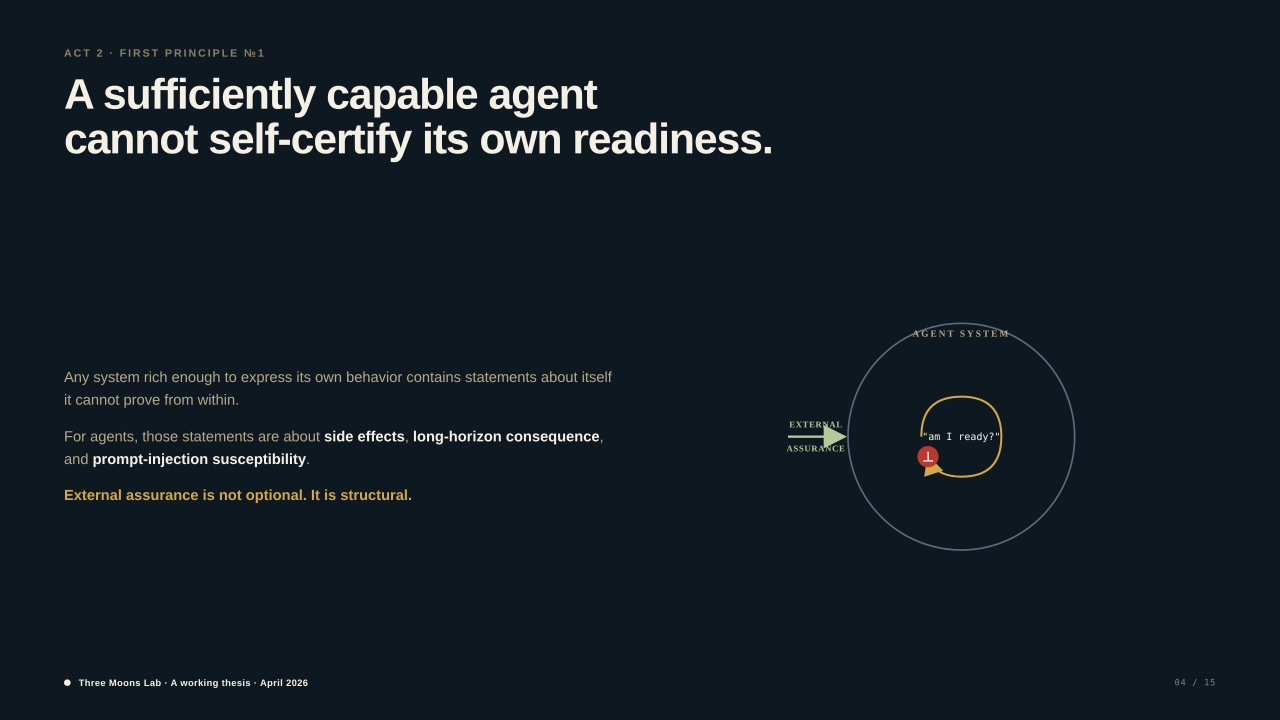
#> input picture docs/decks/vc-thesis/build/slide-04.png, 3840 x 2160 px (shown at 1/3 size)
$ python crop_fragments.py
#> lines starting #> are read from the running program, lines starting #| are printed output that depends on the picture
"""Crop image fragments from rendered slides for embedding in the native pptx.

We only crop the regions that can't be reconstructed in PowerPoint shapes
without losing visual intent:

- Slide 4 Gödel self-reference loop SVG (right column)
- Slide 5 FEP three-region diagram (right column)
- Slide 8 syntax-highlighted editor panel + report card (full slide content)
"""
from pathlib import Path

from PIL import Image

BUILD = Path(__file__).resolve().parent / "build"
FRAGS = BUILD / "fragments"
FRAGS.mkdir(exist_ok=True)

# Rendered slides are 1920x1080@2x = 3840x2160. Coordinates given in 1x.
def crop_2x(src: Path, x: int, y: int, w: int, h: int, out: Path):
#> called with x = 920, y = 380, w = 700, h = 500
    im = Image.open(src)
#> im is the input picture: PIL image 3840x2160 RGB; mean R, G, B 19.8, 29.2, 36.5
    sx = im.width / 1920
#> sx = 2
    sy = im.height / 1080
#> sy = 2
    box = (int(x * sx), int(y * sy), int((x + w) * sx), int((y + h) * sy))
#> box = (1840, 760, 3240, 1760)
    crop = im.crop(box)
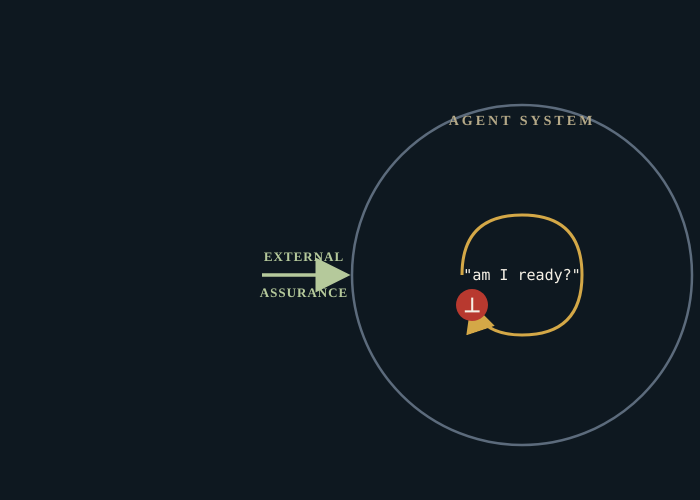
#> crop: PIL image 1400x1000 RGB (shown at 1/2 size); mean R, G, B 16.7, 26.2, 33.6
    crop.save(out, optimize=True)
    print(f"  {out.name}  ({crop.size[0]}×{crop.size[1]})")
#|   godel-loop.png  (1400×1000)


# Slide 4 — self-reference loop. SVG was at (~960, ~430) with size (540, 400).
crop_2x(BUILD / "slide-04.png", 920, 380, 700, 500, FRAGS / "godel-loop.png")

# Slide 5 — FEP three-region diagram. Was right column.
crop_2x(BUILD / "slide-05.png", 1000, 400, 800, 480, FRAGS / "fep-boundary.png")
#> call 2 of crop_2x, with x = 1000, y = 400, w = 800, h = 480
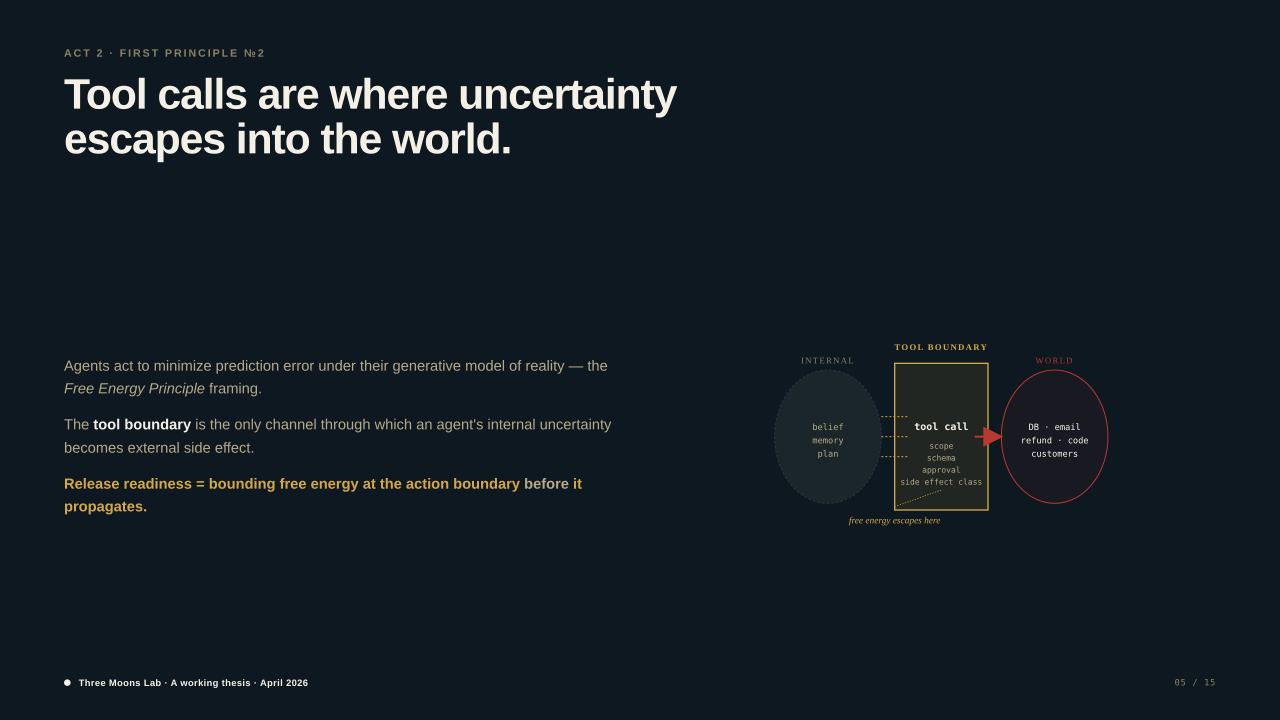
#> input picture docs/decks/vc-thesis/build/slide-05.png, 3840 x 2160 px (shown at 1/3 size)
#> in crop_2x, im is the input picture: PIL image 3840x2160 RGB; mean R, G, B 19.7, 28.9, 35.8
#> in crop_2x (call 2), `crop = im.crop(box)`:
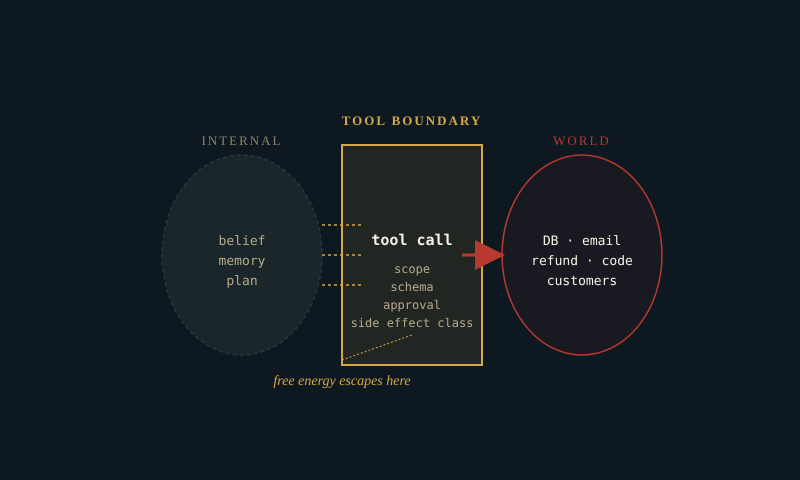
#> crop: PIL image 1600x960 RGB (shown at 1/2 size); mean R, G, B 19.7, 27.9, 33.9
#|   fep-boundary.png  (1600×960)

# Slide 8 — keep the entire editor + report panel as a single image fragment.
# Use the v2 source which is already at exactly the right composition.
slide_08 = BUILD / "slide-08.png"
crop_2x(slide_08, 0, 0, 1920, 1080, FRAGS / "slide-08-full.png")
#> call 3 of crop_2x, with x = 0, y = 0, w = 1920, h = 1080
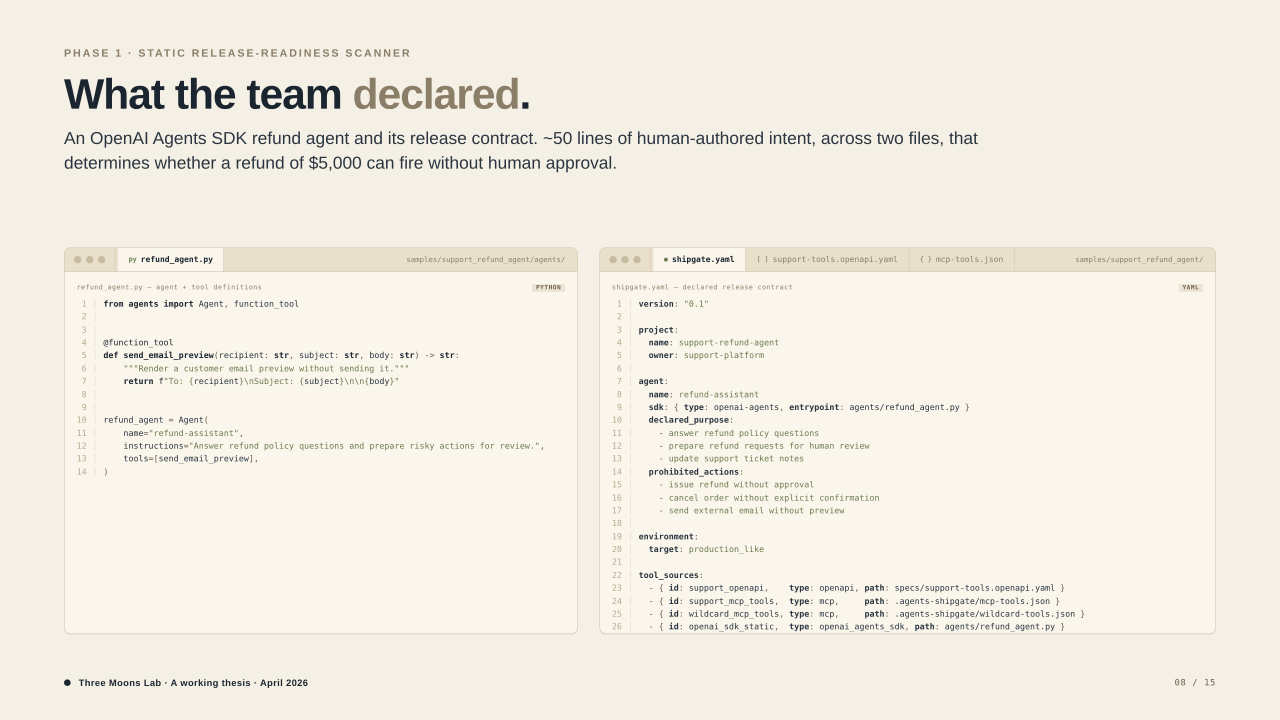
#> input picture docs/decks/vc-thesis/build/slide-08.png, 3840 x 2160 px (shown at 1/3 size)
#> in crop_2x, im is the input picture: PIL image 3840x2160 RGB; mean R, G, B 242.4, 238, 226.9
#|   slide-08-full.png  (3840×2160)
